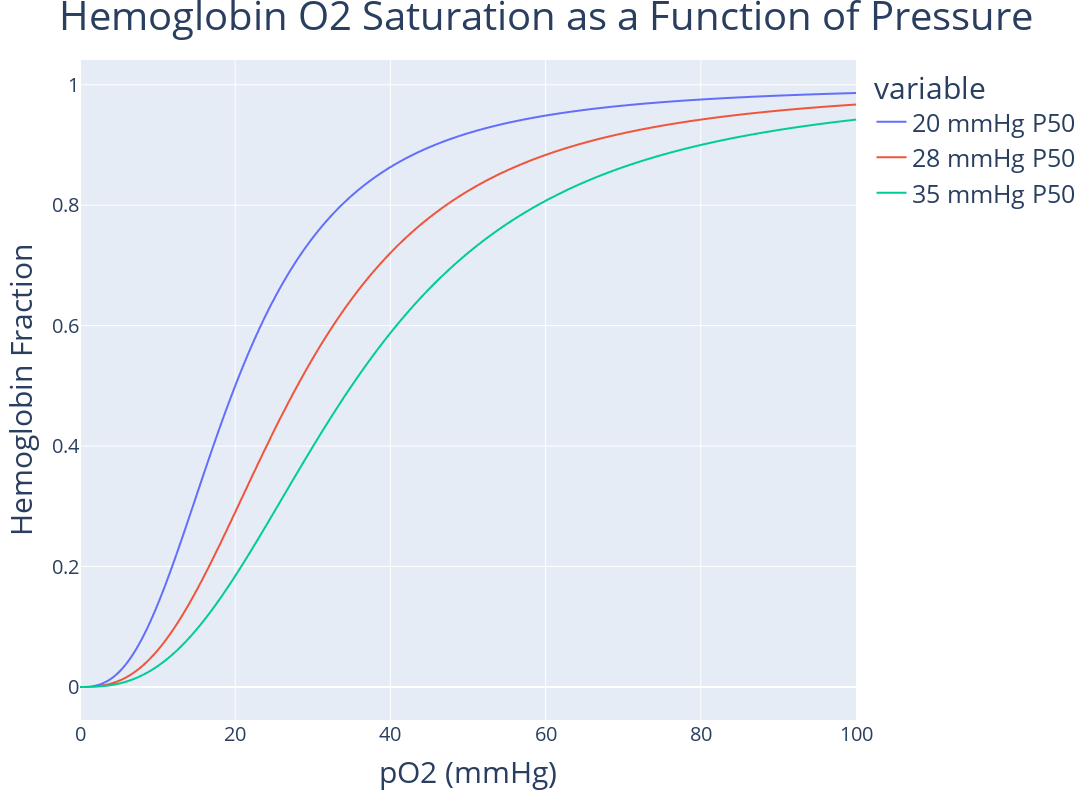

Notebook source saved alongside this figure:
### Code cell
# Range between 0 and 100% po2 content
po2s = np.linspace(0, 100, 10000)

# p50 values to interrogate
p50s = [20, 28, 35]

# Generate curves corresponding to each p50 value
p50_curves = [[hill(i, j, m) for i in po2s] for j in p50s]

# Plot
fig = px.line(x=po2s, y=p50_curves, width=1200, height=800)
fig.update_layout(
    title = {
        'text': 'Hemoglobin O2 Saturation as a Function of Pressure',
        'x': 0.5,
        'font_size': 40
    },
    legend = {
        'font': {
            'size': 25
        }
    }
)

fig.data[0].name, fig.data[1].name, fig.data[2].name = [f'{x} mmHg P50' for x in p50s]

fig.update_xaxes(title_text='pO2 (mmHg)', title_font=dict(size=30), tickfont=dict(size=20))
fig.update_yaxes(title_text='Hemoglobin Fraction', title_font=dict(size=30), tickfont=dict(size=20))
fig.show()

### Figure 1 — Plotly figure (JSON) as saved in the notebook; plotly's stock layout.template omitted (floating-point values rounded to 4 significant figures; data arrays with more than 128 entries replaced by an {"elided": "..."} marker saying what was removed)
{"data": [{"hovertemplate": "variable=wide_variable_0<br>x=%{x}<br>value=%{y}<extra></extra>", "legendgroup": "wide_variable_0", "line": {"color": "#636efa", "dash": "solid"}, "marker": {"symbol": "circle"}, "mode": "lines", "name": "20 mmHg P50", "showlegend": true, "type": "scattergl", "x": {"elided": "10000 float values"}, "xaxis": "x", "y": {"elided": "10000 float values"}, "yaxis": "y"}, {"hovertemplate": "variable=wide_variable_1<br>x=%{x}<br>value=%{y}<extra></extra>", "legendgroup": "wide_variable_1", "line": {"color": "#EF553B", "dash": "solid"}, "marker": {"symbol": "circle"}, "mode": "lines", "name": "28 mmHg P50", "showlegend": true, "type": "scattergl", "x": {"elided": "10000 float values"}, "xaxis": "x", "y": {"elided": "10000 float values"}, "yaxis": "y"}, {"hovertemplate": "variable=wide_variable_2<br>x=%{x}<br>value=%{y}<extra></extra>", "legendgroup": "wide_variable_2", "line": {"color": "#00cc96", "dash": "solid"}, "marker": {"symbol": "circle"}, "mode": "lines", "name": "35 mmHg P50", "showlegend": true, "type": "scattergl", "x": {"elided": "10000 float values"}, "xaxis": "x", "y": {"elided": "10000 float values"}, "yaxis": "y"}], "layout": {"height": 800, "legend": {"font": {"size": 25}, "title": {"text": "variable"}, "tracegroupgap": 0}, "margin": {"t": 60}, "title": {"font": {"size": 40}, "text": "Hemoglobin O2 Saturation as a Function of Pressure", "x": 0.5}, "width": 1200, "xaxis": {"anchor": "y", "domain": [0, 1], "tickfont": {"size": 20}, "title": {"font": {"size": 30}, "text": "pO2 (mmHg)"}}, "yaxis": {"anchor": "x", "domain": [0, 1], "tickfont": {"size": 20}, "title": {"font": {"size": 30}, "text": "Hemoglobin Fraction"}}}}
